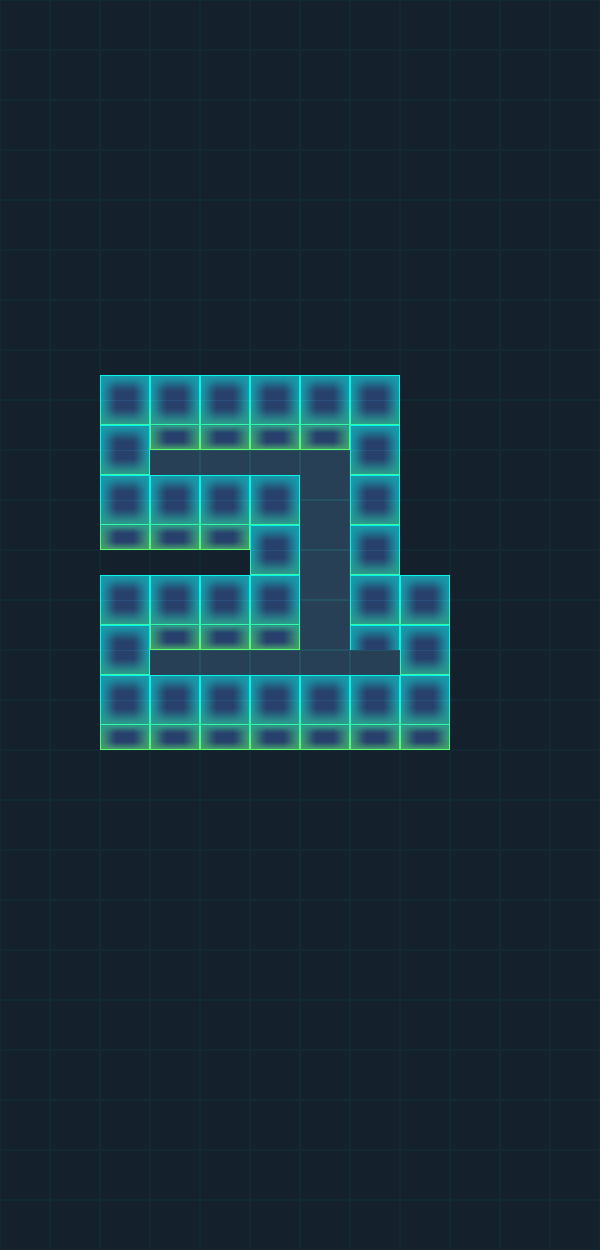

This game map was drawn from its Tiled (.tmx) file and the tilesets committed beside it. A one-line description and the full map source follow:
An orthogonal 12x25 tile map with 50x50 px tiles, 4 tile layers (BG, WallBottom, Play, WallUp) and 7 objects (Hero, M1, M2, End).

<map version="1.0" tiledversion="1.0.3" orientation="orthogonal" renderorder="right-down" width="12" height="25" tilewidth="50" tileheight="50" nextobjectid="24">
 <tileset firstgid="1" source="tiles.tsx" />
 <layer name="BG" width="12" height="25">
  <data encoding="csv">
6,6,6,6,6,6,6,6,6,6,6,6,
6,6,6,6,6,6,6,6,6,6,6,6,
6,6,6,6,6,6,6,6,6,6,6,6,
6,6,6,6,6,6,6,6,6,6,6,6,
6,6,6,6,6,6,6,6,6,6,6,6,
6,6,6,6,6,6,6,6,6,6,6,6,
6,6,6,6,6,6,6,6,6,6,6,6,
6,6,6,6,6,6,6,6,6,6,6,6,
6,6,6,6,6,6,6,6,6,6,6,6,
6,6,6,5,5,5,5,6,6,6,6,6,
6,6,6,6,6,6,5,6,6,6,6,6,
6,6,6,6,6,6,5,6,6,6,6,6,
6,6,6,6,6,6,5,6,6,6,6,6,
6,6,6,5,5,5,5,5,6,6,6,6,
6,6,6,6,6,6,6,6,6,6,6,6,
6,6,6,6,6,6,6,6,6,6,6,6,
6,6,6,6,6,6,6,6,6,6,6,6,
6,6,6,6,6,6,6,6,6,6,6,6,
6,6,6,6,6,6,6,6,6,6,6,6,
6,6,6,6,6,6,6,6,6,6,6,6,
6,6,6,6,6,6,6,6,6,6,6,6,
6,6,6,6,6,6,6,6,6,6,6,6,
6,6,6,6,6,6,6,6,6,6,6,6,
6,6,6,6,6,6,6,6,6,6,6,6,
6,6,6,6,6,6,6,6,6,6,6,6
</data>
 </layer>
 <layer name="WallBottom" width="12" height="25">
  <data encoding="csv">
0,0,0,0,0,0,0,0,0,0,0,0,
0,0,0,0,0,0,0,0,0,0,0,0,
0,0,0,0,0,0,0,0,0,0,0,0,
0,0,0,0,0,0,0,0,0,0,0,0,
0,0,0,0,0,0,0,0,0,0,0,0,
0,0,0,0,0,0,0,0,0,0,0,0,
0,0,0,0,0,0,0,0,0,0,0,0,
0,0,3,3,3,3,3,3,0,0,0,0,
0,0,4,2,2,2,2,4,0,0,0,0,
0,0,4,0,0,0,0,4,0,0,0,0,
0,0,2,2,2,4,0,4,0,0,0,0,
0,0,3,3,3,4,0,4,3,0,0,0,
0,0,4,2,2,2,0,4,4,0,0,0,
0,0,4,0,0,0,0,0,4,0,0,0,
0,0,2,2,2,2,2,2,2,0,0,0,
0,0,0,0,0,0,0,0,0,0,0,0,
0,0,0,0,0,0,0,0,0,0,0,0,
0,0,0,0,0,0,0,0,0,0,0,0,
0,0,0,0,0,0,0,0,0,0,0,0,
0,0,0,0,0,0,0,0,0,0,0,0,
0,0,0,0,0,0,0,0,0,0,0,0,
0,0,0,0,0,0,0,0,0,0,0,0,
0,0,0,0,0,0,0,0,0,0,0,0,
0,0,0,0,0,0,0,0,0,0,0,0,
0,0,0,0,0,0,0,0,0,0,0,0
</data>
 </layer>
 <objectgroup name="Star">
  <object id="5" x="309.667" y="458" width="31.6667" height="34" />
  <object id="16" x="313.333" y="658.666" width="29.3333" height="25.3333" />
  <object id="17" x="158.334" y="654" width="26.6667" height="28" />
 </objectgroup>
 <objectgroup name="Coin" />
 <objectgroup name="Actor">
  <object id="1" name="Hero" x="166.333" y="467" width="10" height="10">
   <ellipse />
  </object>
  <object id="2" name="M1" x="369.667" y="78.3333" width="10" height="10">
   <ellipse />
  </object>
  <object id="3" name="M2" x="467" y="83" width="10" height="10">
   <ellipse />
  </object>
  <object id="15" name="End" x="369" y="670.333" width="10" height="10">
   <ellipse />
  </object>
 </objectgroup>
 <layer name="Play" width="12" height="25">
  <data encoding="csv">
0,0,0,0,0,0,0,0,0,0,0,0,
0,0,0,0,0,0,0,0,0,0,0,0,
0,0,0,0,0,0,0,0,0,0,0,0,
0,0,0,0,0,0,0,0,0,0,0,0,
0,0,0,0,0,0,0,0,0,0,0,0,
0,0,0,0,0,0,0,0,0,0,0,0,
0,0,0,0,0,0,0,0,0,0,0,0,
0,0,0,0,0,0,0,0,0,0,0,0,
0,0,0,0,0,0,0,0,0,0,0,0,
0,0,0,0,0,0,0,0,0,0,0,0,
0,0,0,0,0,0,0,0,0,0,0,0,
0,0,0,0,0,0,0,0,0,0,0,0,
0,0,0,0,0,0,0,0,0,0,0,0,
0,0,0,0,0,0,0,0,0,0,0,0,
0,0,0,0,0,0,0,0,0,0,0,0,
0,0,0,0,0,0,0,0,0,0,0,0,
0,0,0,0,0,0,0,0,0,0,0,0,
0,0,0,0,0,0,0,0,0,0,0,0,
0,0,0,0,0,0,0,0,0,0,0,0,
0,0,0,0,0,0,0,0,0,0,0,0,
0,0,0,0,0,0,0,0,0,0,0,0,
0,0,0,0,0,0,0,0,0,0,0,0,
0,0,0,0,0,0,0,0,0,0,0,0,
0,0,0,0,0,0,0,0,0,0,0,0,
0,0,0,0,0,0,0,0,0,0,0,0
</data>
 </layer>
 <layer name="WallUp" width="12" height="25">
  <data encoding="csv">
0,0,0,0,0,0,0,0,0,0,0,0,
0,0,0,0,0,0,0,0,0,0,0,0,
0,0,0,0,0,0,0,0,0,0,0,0,
0,0,0,0,0,0,0,0,0,0,0,0,
0,0,0,0,0,0,0,0,0,0,0,0,
0,0,0,0,0,0,0,0,0,0,0,0,
0,0,0,0,0,0,0,0,0,0,0,0,
0,0,0,0,0,0,0,0,0,0,0,0,
0,0,0,0,0,0,0,0,0,0,0,0,
0,0,0,1,1,1,0,0,0,0,0,0,
0,0,0,0,0,0,0,0,0,0,0,0,
0,0,0,0,0,0,0,0,0,0,0,0,
0,0,0,0,0,0,0,0,0,0,0,0,
0,0,0,1,1,1,1,1,0,0,0,0,
0,0,0,0,0,0,0,0,0,0,0,0,
0,0,0,0,0,0,0,0,0,0,0,0,
0,0,0,0,0,0,0,0,0,0,0,0,
0,0,0,0,0,0,0,0,0,0,0,0,
0,0,0,0,0,0,0,0,0,0,0,0,
0,0,0,0,0,0,0,0,0,0,0,0,
0,0,0,0,0,0,0,0,0,0,0,0,
0,0,0,0,0,0,0,0,0,0,0,0,
0,0,0,0,0,0,0,0,0,0,0,0,
0,0,0,0,0,0,0,0,0,0,0,0,
0,0,0,0,0,0,0,0,0,0,0,0
</data>
 </layer>
</map>
